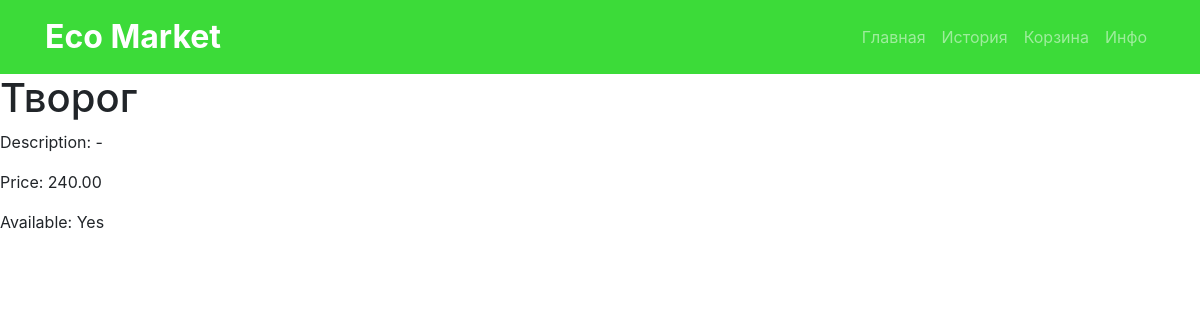
The app's page /product/6/, older data.
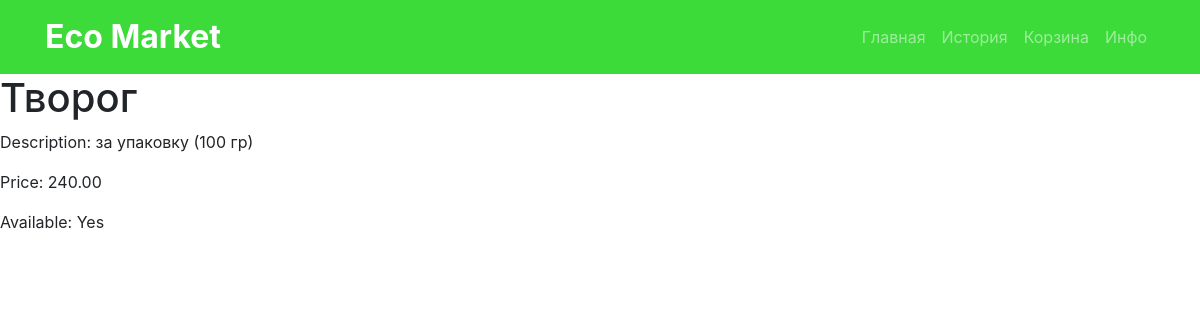
The same page, newer data.
### myapp/models.py (models this page shows, shortened)
class Product(models.Model):
    category = models.ForeignKey(Category, on_delete=models.CASCADE)
    name = models.CharField(max_length=100)
    description = models.TextField()
    price = models.DecimalField(max_digits=10, decimal_places=2)
    available = models.BooleanField(default=True)
    quantity_available = models.IntegerField()
    image = models.ImageField(upload_to='images/')

### myapp/views.py (the view)
# urls.py: path('product/<int:product_id>/', views.product_detail, name='product_detail'),
def product_detail(request, product_id):
    product = Product.objects.get(id=product_id)
    return render(request, 'product_detail.html', {'product': product})

### templates/product_detail.html (shortened to what this page needs)
{% extends 'base.html' %}
{% block content %}
    <h1>{{ product.name }}</h1>
    <p>Description: {{ product.description }}</p>
    <p>Price: {{ product.price }}</p>
    <p>Available: {% if product.available %}Yes{% else %}No{% endif %}</p>
{% endblock %}

Row changes from the older to the newer data that the page shows:
changed Product "Творог": description "-" → "за упаковку (100 гр)"
